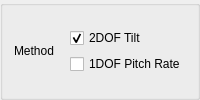
              <widget class="QGroupBox" name="groupBox_6">
               <property name="title">
                <string/>
               </property>
               <layout class="QGridLayout" name="gridLayout_6">
                <item row="0" column="0">
                 <layout class="QHBoxLayout" name="horizontalLayout_20">
                  <item>
                   <widget class="QLabel" name="label_24">
                    <property name="text">
                     <string>Method</string>
                    </property>
                   </widget>
                  </item>
                  <item>
                   <layout class="QVBoxLayout" name="verticalLayout_51">
                    <item>
                     <widget class="QCheckBox" name="Hexapod2DOF_Tilt_Allowed_X">
                      <property name="text">
                       <string>2DOF Tilt</string>
                      </property>
                      <property name="checked">
                       <bool>true</bool>
                      </property>
                     </widget>
                    </item>
                    <item>
                     <widget class="QCheckBox" name="HexapodRot1DOF_PitchRate">
                      <property name="text">
                       <string>1DOF Pitch Rate</string>
                      </property>
                     </widget>
                    </item>
                   </layout>
                  </item>
                 </layout>
                </item>
               </layout>
              </widget>
